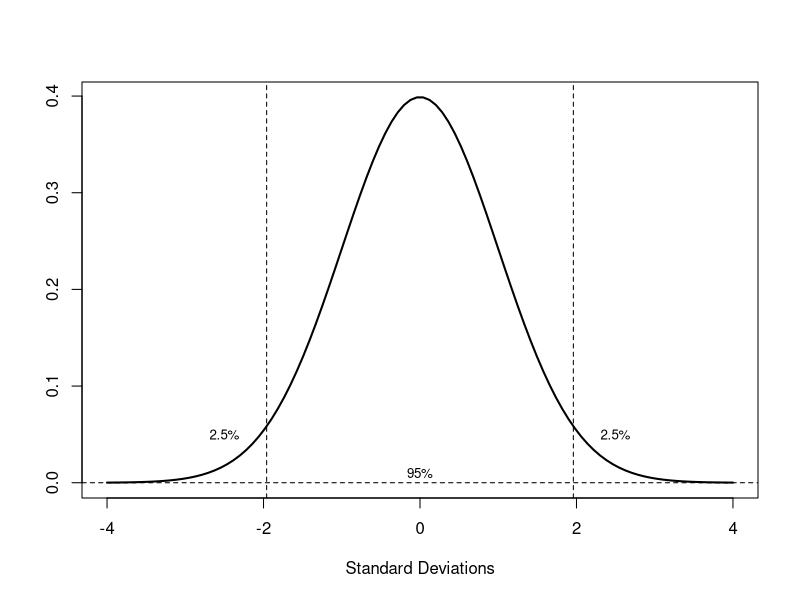

Source code (R):
## ---- chunk 1

# plot of notmal distribution with 2.5% shaded on each side

x <- seq(-4, 4, length=100)

y <- dnorm(x, mean=0, sd=1)

plot(x, y, type="l", lwd=2, xlab="Standard Deviations", ylab="")

abline(v=c(-1.96, 1.96), lty=2)

abline(h=0, lty=2)


## add labels to represent the percentages of the distribution in the shaded and non-shaded areas

text(-2.5, 0.05, "2.5%", cex=0.8)

text(2.5, 0.05, "2.5%", cex=0.8)

text(0, 0.01, "95%", cex=0.8)

